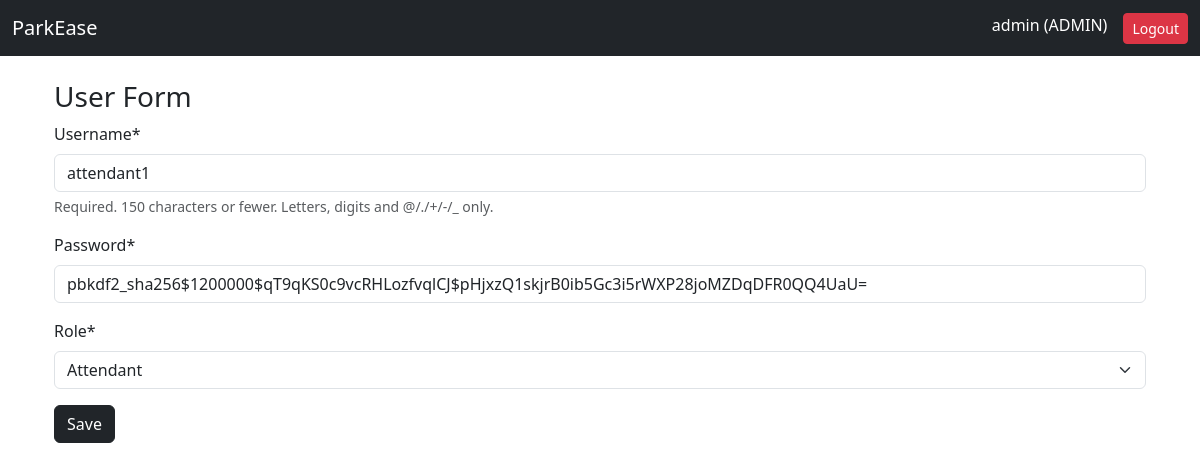
/accounts/users/update/2/ (signed in), run on the app's committed database.
### accounts/models.py (models this page shows, shortened)
class Staff(AbstractUser):
    ROLE_CHOICES = [
        ('ADMIN', 'Admin'),
        ('MANAGER', 'Manager'),
        ('ATTENDANT', 'Attendant'),
    ]
    role = models.CharField(
        max_length=20,
        choices=ROLE_CHOICES,
        default='ADMIN'
    )
    created_at = models.DateTimeField(auto_now_add=True)

### accounts/views.py (the view)
# urls.py: path('users/update/<int:pk>/', views.update_user, name='update_user'),
@login_required
def update_user(request, pk):
    user = get_object_or_404(User, pk=pk)
    form = StaffForm(request.POST or None, instance=user)
    if form.is_valid():
        form.save()
        return redirect('accounts:user_list')
    return render(request, 'accounts/user_form.html', {'form': form})

### accounts/forms.py
class StaffForm(forms.ModelForm):
    class Meta:
        model = Staff
        fields = ['username', 'password', 'role']

### accounts/templates/accounts/user_form.html (shortened to what this page needs)
{% extends 'base.html' %}
{% block content %}
{% load crispy_forms_tags %}
<div class="container mt-4">
    <h3>User Form</h3>
    <form method="POST">
        {{ form|crispy }}
        <button class="btn btn-dark">Save</button>
    </form>
</div>
{% endblock %}

### templates/base.html (shortened to what this page needs)
<!DOCTYPE html>
<html lang="en">
<head>
    <link href="https://cdn.jsdelivr.net/npm/bootstrap@5.3.0/dist/css/bootstrap.min.css" rel="stylesheet">
</head>
<body>
<nav class="navbar navbar-expand-lg navbar-dark bg-dark">
    <div class="container-fluid">
        <a class="navbar-brand" href="#">ParkEase</a>
        <div class="d-flex">
            <span class="text-white me-3">
                {{ request.user.username }} ({{ request.user.role }})
            </span>
            <a href="{% url 'accounts:logout' %}" class="btn btn-danger btn-sm">Logout</a>
        </div>
    </div>
</nav>
<div class="container mt-4">
    {% block content %}{% endblock %}
</div>
</body>
</html>

### data on the page
Staff: user.username "admin", user.role "ADMIN"
Staff: username "attendant1", password "pbkdf2_sha256$1200000$qT9qKS0c9vcRHLozfvqlCJ$pHjxzQ1skjrB0ib5Gc3i5rWXP28joMZDqDFR0QQ4UaU=", role "Attendant"
